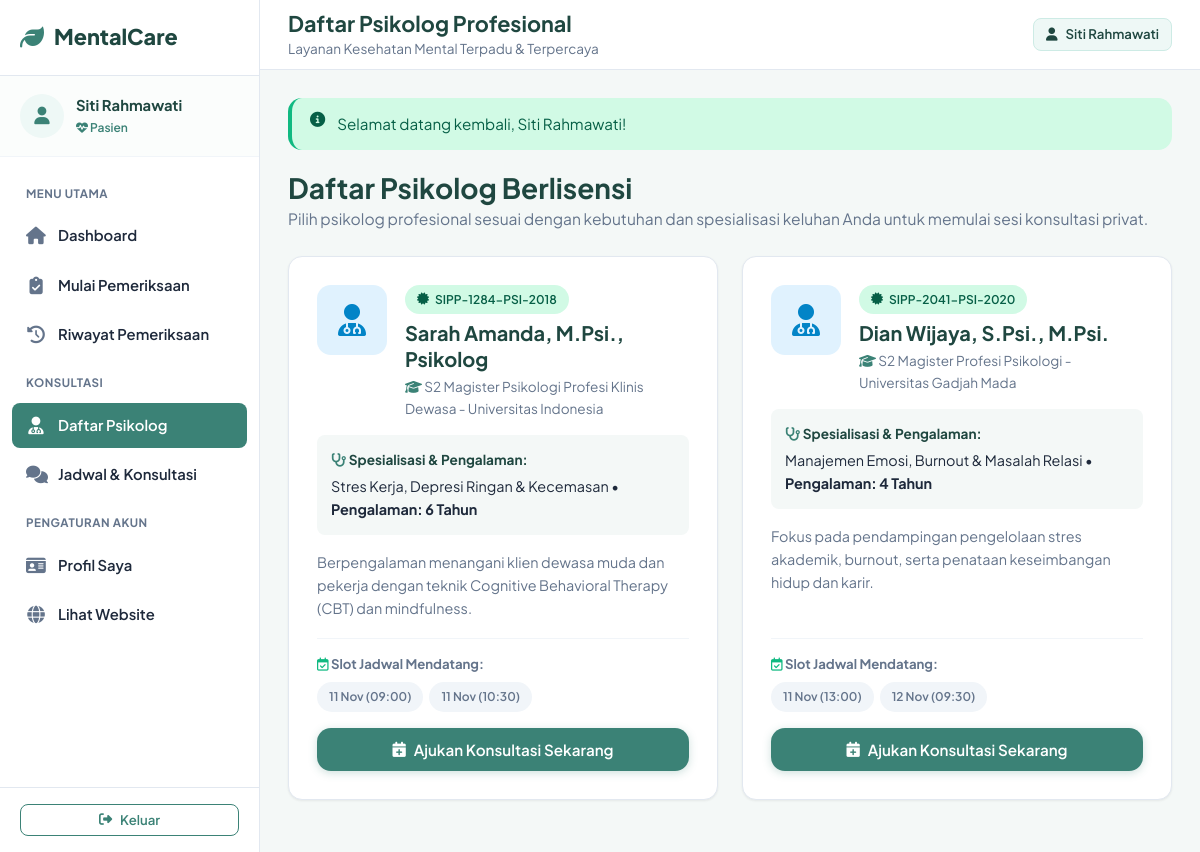
/pasien/psikolog.php (signed in), run on the app's committed database.
### tables this page shows
CREATE TABLE psikolog (
  id INT AUTO_INCREMENT PRIMARY KEY,
  user_id INT NOT NULL UNIQUE,
  nomor_izin VARCHAR(100) NULL COMMENT 'Nomor SIPP / STR Psikolog',
  spesialisasi VARCHAR(180) NOT NULL,
  pendidikan VARCHAR(200) NOT NULL,
  pengalaman VARCHAR(50) NOT NULL DEFAULT '3+ Tahun',
  deskripsi TEXT NULL,
  status_verifikasi ENUM('menunggu', 'terverifikasi', 'ditolak') NOT NULL DEFAULT 'terverifikasi',
  created_at TIMESTAMP DEFAULT CURRENT_TIMESTAMP,
  FOREIGN KEY (user_id) REFERENCES users(id) ON DELETE CASCADE
);

CREATE TABLE users (
  id INT AUTO_INCREMENT PRIMARY KEY,
  nama VARCHAR(120) NOT NULL,
  identitas_nik VARCHAR(50) NULL COMMENT 'NIK atau NIM pasien/pengguna',
  email VARCHAR(120) NOT NULL UNIQUE,
  password VARCHAR(255) NOT NULL,
  role ENUM('admin', 'psikolog', 'pasien') NOT NULL DEFAULT 'pasien',
  no_hp VARCHAR(30) NULL,
  tanggal_lahir DATE NULL,
  jenis_kelamin ENUM('L', 'P') NULL,
  foto VARCHAR(255) NULL DEFAULT 'default.png',
  status ENUM('aktif', 'nonaktif') NOT NULL DEFAULT 'aktif',
  consent_at DATETIME NULL,
  created_at TIMESTAMP DEFAULT CURRENT_TIMESTAMP,
  updated_at TIMESTAMP DEFAULT CURRENT_TIMESTAMP ON UPDATE CURRENT_TIMESTAMP
);

CREATE TABLE jadwal_psikolog (
  id INT AUTO_INCREMENT PRIMARY KEY,
  psikolog_id INT NOT NULL,
  tanggal DATE NOT NULL,
  jam_mulai TIME NOT NULL,
  jam_selesai TIME NOT NULL,
  status ENUM('tersedia', 'dipesan', 'selesai', 'dibatalkan') NOT NULL DEFAULT 'tersedia',
  created_at TIMESTAMP DEFAULT CURRENT_TIMESTAMP,
  FOREIGN KEY (psikolog_id) REFERENCES psikolog(id) ON DELETE CASCADE
);

### config/config.php (called while the page is built, shortened)
<?php
function db(): PDO {
    static $pdo = null;
    if ($pdo === null) {
        $dsn = 'mysql:host=' . DB_HOST . ';dbname=' . DB_NAME . ';charset=utf8mb4';
        $options = [
            PDO::ATTR_ERRMODE => PDO::ERRMODE_EXCEPTION,
            PDO::ATTR_DEFAULT_FETCH_MODE => PDO::FETCH_ASSOC,
            PDO::ATTR_EMULATE_PREPARES => false,
            PDO::MYSQL_ATTR_INIT_COMMAND => "SET NAMES utf8mb4 COLLATE utf8mb4_unicode_ci"
        ];
        $pdo = new PDO($dsn, DB_USER, DB_PASS, $options);
    }
    return $pdo;
}
function e($str): string {
    return htmlspecialchars((string)($str ?? ''), ENT_QUOTES, 'UTF-8');
}
function url(string $path = ''): string {
    $cleanPath = ltrim($path, '/');
    return BASE_URL . ($cleanPath ? '/' . $cleanPath : '');
}

### pasien/psikolog.php (the view, shortened to what this page needs)
<?php
require_once __DIR__ . '/../config/config.php';
$stmt = db()->query('
    SELECT p.*, u.nama, u.email, u.no_hp, u.foto
    FROM psikolog p
    JOIN users u ON u.id = p.user_id
    WHERE p.status_verifikasi = "terverifikasi" AND u.status = "aktif"
    ORDER BY p.id ASC
');
$psikologs = $stmt->fetchAll();
$stmtJadwal = db()->query('
    SELECT * FROM jadwal_psikolog
    WHERE tanggal >= CURDATE() AND status = "tersedia"
    ORDER BY tanggal ASC, jam_mulai ASC
');
$allSchedules = $stmtJadwal->fetchAll();
$schedulesByPsikolog = [];
foreach ($allSchedules as $sch) {
    $schedulesByPsikolog[$sch['psikolog_id']][] = $sch;
}
require __DIR__ . '/../includes/sidebar_pasien.php';
?>
<div style="margin-bottom: 24px;">
  <h2>Daftar Psikolog Berlisensi</h2>
  <p class="muted">
    Pilih psikolog profesional sesuai dengan kebutuhan dan spesialisasi keluhan Anda untuk memulai sesi konsultasi privat.
  </p>
</div>
<div class="grid grid-2">
  <?php foreach ($psikologs as $psi): ?>
    <?php $schedules = $schedulesByPsikolog[$psi['id']] ?? []; ?>
    <div class="card" style="display: flex; flex-direction: column; padding: 28px;">
      <div style="display: flex; gap: 18px; margin-bottom: 16px; align-items: flex-start;">
        <div style="width: 70px; height: 70px; border-radius: var(--radius-md); background: #e0f2fe; color: #0284c7; display: flex; align-items: center; justify-content: center; font-size: 2rem; flex-shrink: 0;">
          <i class="fa-solid fa-user-doctor"></i>
        </div>
        <div>
          <span class="badge badge-success" style="font-size: 0.75rem; margin-bottom: 6px;">
            <i class="fa-solid fa-certificate"></i> <?= e($psi['nomor_izin'] ?: 'Psikolog Terverifikasi') ?>
          </span>
          <h3 style="font-size: 1.25rem; margin-bottom: 4px; color: var(--primary-dark);"><?= e($psi['nama']) ?></h3>
          <p class="muted" style="font-size: 0.85rem; margin: 0;">
            <i class="fa-solid fa-graduation-cap text-primary"></i> <?= e($psi['pendidikan']) ?>
          </p>
        </div>
      </div>
      <div style="background: var(--bg-body); padding: 14px; border-radius: var(--radius-sm); margin-bottom: 16px;">
        <div style="font-size: 0.85rem; font-weight: 700; color: var(--primary-dark); margin-bottom: 4px;">
          <i class="fa-solid fa-stethoscope text-primary"></i> Spesialisasi & Pengalaman:
        </div>
        <div style="font-size: 0.9rem; color: var(--text-main);">
          <?= e($psi['spesialisasi']) ?> &bull; <strong>Pengalaman: <?= e($psi['pengalaman']) ?></strong>
        </div>
      </div>
      <?php if (!empty($psi['deskripsi'])): ?>
        <p class="muted" style="font-size: 0.9rem; flex-grow: 1; margin-bottom: 18px;">
          <?= e($psi['deskripsi']) ?>
        </p>
      <?php endif; ?>
      <div style="border-top: 1px solid var(--border-light); padding-top: 14px; margin-top: auto;">
        <div style="font-size: 0.825rem; font-weight: 700; color: var(--text-muted); margin-bottom: 8px;">
          <i class="fa-regular fa-calendar-check text-success"></i> Slot Jadwal Mendatang:
        </div>
        <?php if (!empty($schedules)): ?>
          <div style="display: flex; gap: 6px; flex-wrap: wrap; margin-bottom: 16px;">
            <?php foreach (array_slice($schedules, 0, 4) as $sc): ?>
              <span class="badge badge-secondary" style="font-size: 0.75rem;">
                <?= date('d M', strtotime($sc['tanggal'])) ?> (<?= substr($sc['jam_mulai'], 0, 5) ?>)
              </span>
            <?php endforeach; ?>
          </div>
        <?php else: ?>
          <p class="muted" style="font-size: 0.8rem; margin-bottom: 16px;">
            <em>Jadwal slot fleksibel (Anda dapat mengajukan tanggal sendiri pada form pengajuan).</em>
          </p>
        <?php endif; ?>
        <a href="<?= url('pasien/konsultasi_booking.php?psikolog_id=' . $psi['id']) ?>" class="btn btn-primary btn-block">
          <i class="fa-solid fa-calendar-plus"></i> Ajukan Konsultasi Sekarang
        </a>
      </div>
    </div>
  <?php endforeach; ?>
</div>
<?php require __DIR__ . '/../includes/dashboard_footer.php'; ?>

### assets/css/style.css (style rules this page uses)
:root { --primary: #3b8276; --primary-hover: #2f695f; --primary-light: #eef8f6; --primary-dark: #1f4740; --secondary: #0284c7; --secondary-light: #e0f2fe; --accent: #14b8a6; --success: #10b981; --success-bg: #d1fae5; --success-text: #065f46; --info: #0ea5e9; --info-bg: #e0f2fe; --info-text: #0369a1; --warning: #f59e0b; --warning-bg: #fef3c7; --warning-text: #92400e; --danger: #ef4444; --danger-bg: #fee2e2; --danger-text: #991b1b; --bg-body: #f4f8f7; --bg-card: #ffffff; --text-main: #1e293b; --text-muted: #64748b; --border-color: #e2e8f0; --border-light: #f1f5f9; --sidebar-width: 260px; --navbar-height: 70px; --radius-sm: 8px; --radius-md: 14px; --radius-lg: 20px; --radius-full: 9999px; --shadow-sm: 0 1px 3px rgba(0,0,0,0.04), 0 1px 2px rgba(0,0,0,0.03); --shadow-md: 0 4px 6px -1px rgba(0,0,0,0.06), 0 2px 4px -2px rgba(0,0,0,0.04); --shadow-lg: 0 10px 15px -3px rgba(0,0,0,0.07), 0 4px 6px -4px rgba(0,0,0,0.04); --transition: all 0.25s cubic-bezier(0.4, 0, 0.2, 1); }
* { box-sizing: border-box; margin: 0; padding: 0; }
body { font-family: 'Plus Jakarta Sans', system-ui, -apple-system, sans-serif; background-color: var(--bg-body); color: var(--text-main); line-height: 1.6; font-size: 0.975rem; -webkit-font-smoothing: antialiased; }
a { color: var(--primary); text-decoration: none; transition: var(--transition); }
h1, h2, h3, h4, h5, h6 { color: var(--primary-dark); font-weight: 700; line-height: 1.3; }
h2 { font-size: 1.75rem; }
h3 { font-size: 1.35rem; }
p { margin-bottom: 0.85rem; }
p:last-child { margin-bottom: 0; }
.muted { color: var(--text-muted); }
.text-success { color: var(--success); }
.text-primary { color: var(--primary); }
.btn { display: inline-flex; align-items: center; justify-content: center; gap: 8px; padding: 10px 20px; font-size: 0.95rem; font-weight: 600; border-radius: var(--radius-md); border: 1px solid transparent; cursor: pointer; text-decoration: none; transition: var(--transition); line-height: 1.4; white-space: nowrap; }
.btn-primary { background-color: var(--primary); color: #ffffff !important; box-shadow: 0 2px 8px rgba(59, 130, 118, 0.25); }
.btn-block { width: 100%; }
.badge { display: inline-flex; align-items: center; gap: 6px; padding: 5px 12px; font-size: 0.825rem; font-weight: 600; border-radius: var(--radius-full); }
.badge-success { background-color: var(--success-bg); color: var(--success-text); }
.badge-secondary { background-color: #f1f5f9; color: var(--text-muted); }
.grid { display: grid; grid-template-columns: repeat(auto-fit, minmax(280px, 1fr)); gap: 24px; }
.grid-2 { display: grid; grid-template-columns: repeat(2, 1fr); gap: 24px; }
.card { background: var(--bg-card); border-radius: var(--radius-md); padding: 24px; box-shadow: var(--shadow-sm); border: 1px solid var(--border-color); margin-bottom: 24px; transition: var(--transition); }

### data on the page
psikolog: nomor_izin "SIPP-1284-PSI-2018", user.nama "Sarah Amanda, M.Psi., Psikolog", pendidikan "S2 Magister Psikologi Profesi Klinis Dewasa - Universitas Indonesia", spesialisasi "Stres Kerja, Depresi Ringan & Kecemasan", pengalaman "6 Tahun", deskripsi "Berpengalaman menangani klien dewasa muda dan pekerja dengan teknik Cognitive Behavioral Therapy (CBT) dan mindfulness."
jadwal_psikolog: tanggal "11 Nov", jam_mulai "09:00"
jadwal_psikolog: tanggal "11 Nov", jam_mulai "10:30"
psikolog: nomor_izin "SIPP-2041-PSI-2020", user.nama "Dian Wijaya, S.Psi., M.Psi.", pendidikan "S2 Magister Profesi Psikologi - Universitas Gadjah Mada", spesialisasi "Manajemen Emosi, Burnout & Masalah Relasi", pengalaman "4 Tahun", deskripsi "Fokus pada pendampingan pengelolaan stres akademik, burnout, serta penataan keseimbangan hidup dan karir."
jadwal_psikolog: tanggal "11 Nov", jam_mulai "13:00"
jadwal_psikolog: tanggal "12 Nov", jam_mulai "09:30"

### other printed values
APP_NAME "MentalCare"
$u['nama'] "Siti Rahmawati"
$pageTitle "Daftar Psikolog Profesional"
APP_TAGLINE "Layanan Kesehatan Mental Terpadu & Terpercaya"
$flash['message'] "Selamat datang kembali, Siti Rahmawati!"
